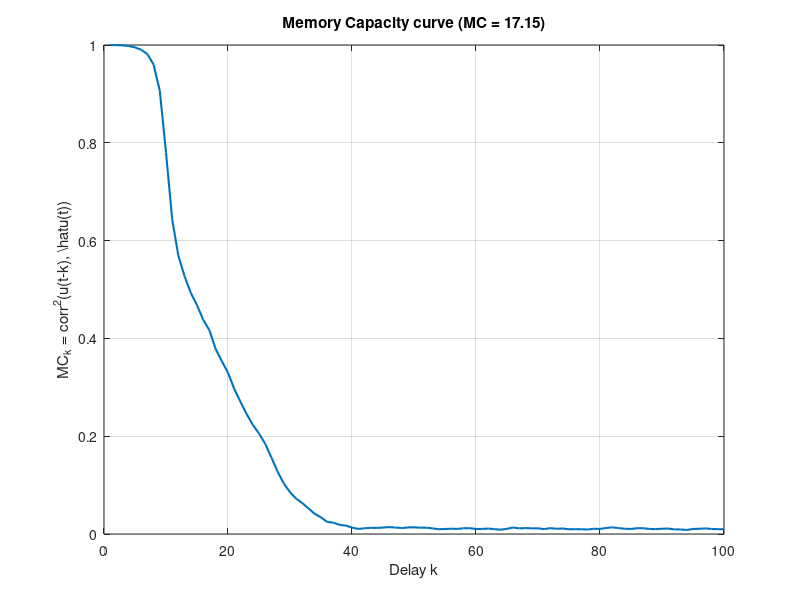

Here is the MATLAB script that generated this plot:
%% Memory Capacity experiment (Jaeger-style)
clear; clc; close all;

%% Parameters
N   = 100;        % reservoir size
T   = 10000;       % total time
washout = 1000;   % discard initial transient
K   = 100;        % max delay to test (choose <= washout/5 typically)

rho   = 0.99;      % spectral radius
sparsity = 0.9;   % fraction of zeros in W (0.9 -> 10% density)
inputScale = 0.5; % scaling of input weights
leak = 0.8;       % 1.0 = standard ESN (no leaky integration)
lambda = 1e-5;    % ridge regularization for readout

%% Generate input (zero-mean i.i.d.)
u = 2*rand(T,1) - 1;   % uniform in [-1,1], mean ~ 0

%% Build sparse reservoir W with desired spectral radius
density = 1 - sparsity;
W = sprandn(N, N, density);   % sparse random normal

% Scale W to have spectral radius = rho
opts.tol = 1e-3;
sr = abs(eigs(W, 1, 'lm', opts));     % largest magnitude eigenvalue (sparse)
W = (rho / sr) * W;

%% Input weights
Win = (2*rand(N,1) - 1) * inputScale;

%% Run reservoir and collect states
X = zeros(N, T);
x = zeros(N,1);

for t = 1:T-1
    preact = W*x + Win*u(t);
    x_new = tanh(preact);

    % Leaky update (optional)
    x = (1 - leak)*x + leak*x_new;

    X(:,t+1) = x;
end

%% Prepare training data after washout
t0 = washout + K + 1;          % ensure u(t-k) exists
idx = t0:T;                    % usable time indices

Xtr = X(:, idx)';              % [numSamples x N]
% Add bias
Xtr = [Xtr, ones(size(Xtr,1),1)];   % [numSamples x (N+1)]

%% Compute MC_k for k = 1..K
MCk = zeros(K,1);

% Precompute ridge matrix
R = (Xtr' * Xtr + lambda * speye(size(Xtr,2)));

for k = 1:K
    y = u(idx - k);  % target is delayed input u(t-k)

    % Train readout (ridge regression): Wout = (X'X + λI)^(-1) X'y
    Wout = R \ (Xtr' * y);

    yhat = Xtr * Wout;

    % Memory coefficient = corr^2(y, yhat) (R^2 for zero-mean signals)
    c = corr(y, yhat);
    MCk(k) = c^2;
end

MC = sum(MCk);

%% Print results
fprintf('Reservoir size N = %d\n', N);
fprintf('Spectral radius rho = %.3f\n', rho);
fprintf('Sparsity = %.2f (density = %.2f)\n', sparsity, 1-sparsity);
fprintf('Max delay K = %d\n', K);
fprintf('Total Memory Capacity MC = %.3f\n', MC);
fprintf('Theoretical upper bound MC <= N = %d\n', N);

%% Plot MC_k
figure('Color','w');
plot(1:K, MCk, 'LineWidth', 1.5);
xlabel('Delay k');
ylabel('MC_k = corr^2(u(t-k), \hat{u}(t))');
title(sprintf('Memory Capacity curve (MC = %.2f)', MC));
grid on;
